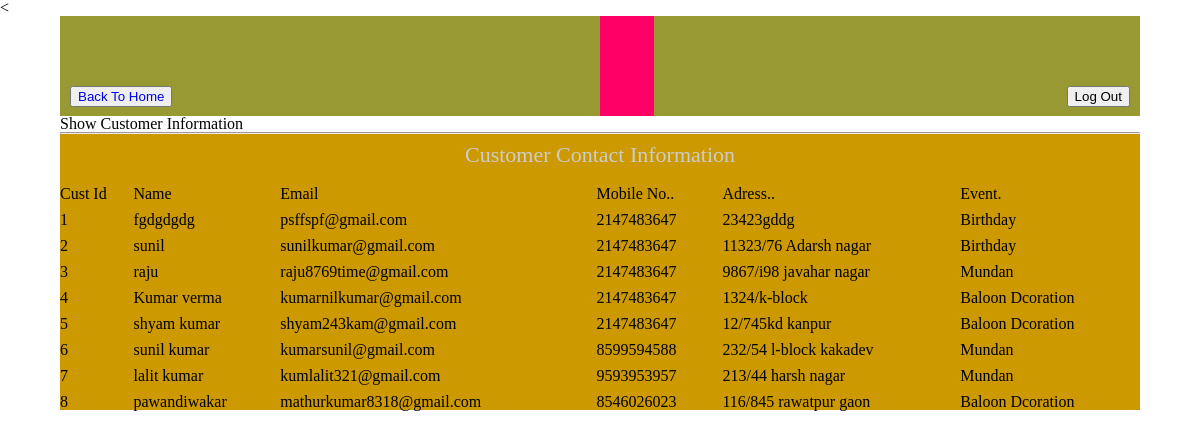
Screenshot of /pawantenthouse/admin/contact_view.php with the database file from the repository.
### tables this page shows
CREATE TABLE IF NOT EXISTS `cust_info` (
  `c_id` int(10) NOT NULL AUTO_INCREMENT,
  `c_name` varchar(30) NOT NULL,
  `c_adrs` varchar(100) NOT NULL,
  `c_num` text NOT NULL,
  `c_eml` varchar(30) NOT NULL,
  `c_select` varchar(50) NOT NULL,
  PRIMARY KEY (`c_id`)
);

### pawantenthouse/admin/contact_view.php (the view, shortened to what this page needs)
<!DOCTYPE html PUBLIC "-//W3C//DTD XHTML 1.0 Transitional//EN" "http://www.w3.org/TR/xhtml1/DTD/xhtml1-transitional.dtd">
<html xmlns="http://www.w3.org/1999/xhtml">
<head>
<link href="css/style.css" type="text/css" rel="stylesheet">
</head>
<body>
<div class="topheader_dashboard">
<div id="top-log"><button><a href="index.php">Back To Home</a></button></div>
<div id="left-top-log"><button>Log Out</button></div>
</div>
<div class="body-section">
  <marquee> Show Customer Information </marquee>
<hr>
<div class="customer">
<table>
<tr><th colspan="6"> Customer Contact Information</th></tr>
<tr>
<td>Cust Id</td>
<td> Name</td>
<td>Email</td>
<td>Mobile No..</td>
<td>Adress..</td>
<td>Event.</td>
</tr>
<?php
include "includes/db.php";
$query= "select * from  cust_info";
$run= mysqli_query($conn,$query);
while($row=mysqli_fetch_array($run))
{
?>
<tr>
<td><?php echo $row['c_id'];?></td>
<td><?php echo $row['c_name'];?> </td>
<td><?php echo $row['c_eml'];?></td>
<td><?php echo $row['c_num'];?></td>
<td><?php echo $row['c_adrs'];?></td>
<td><?php echo $row['c_select'];?></td>
</tr>
<?php } ?>
</table>
</div>
   </div>
</body>
</html>

### pawantenthouse/admin/css/style.css (style rules this page uses)
html, body, div, span, applet, object, iframe, h1, h2, h3, h4, h5, h6, p, blockquote, pre, a, abbr, acronym, address, big, cite, code, del, dfn, em, img, ins, kbd, q, s, samp, small, strike, strong, sub, sup, tt, var, b, u, i, center, dl, dt, dd, ol, ul, li, fieldset, form, label, legend, table, caption, tbody, tfoot, thead, tr, th, td, article, aside, canvas, details, embed, figure, figcaption, footer, header, hgroup, menu, nav, output, ruby, section, summary, time, mark, audio, video { margin: 0 auto; padding: 0; border: 0; font-size: 100%; font: inherit; vertical-align: baseline; text-decoration:none; }
body { line-height: 1; }
table { border-collapse: collapse; border-spacing: 0; }
* { margin:0px auto; }
::placeholder { color:#990000; text-size:5px; }
.topheader_dashboard { width:90%; height:100px; background:#FF0066; }
.body-section { width:90%; height:auto; background:none; }
.customer { width:100%; height:auto; background:#CC9900; float:left; }
table { width:100%; height:auto; }
th { padding-top:10px; padding-bottom:10px; font-size:22px; color:#CCCCCC; }
td { padding-top:10px; }
#top-log { width:50%; height:100px; background:#999933; float:left; }
#top-log button { margin-top:70px; margin-left:10px; }
#left-top-log { width:45%; height:100px; background:#999933; float:right; }
#left-top-log button { float:right; margin-top:70px; margin-right:10px; }

### rows the page displays
cust_info: c_id "1", c_name "fgdgdgdg", c_eml "psffspf@gmail.com", c_num "2147483647", c_adrs "23423gddg", c_select "Birthday"
cust_info: c_id "2", c_name "sunil", c_eml "sunilkumar@gmail.com", c_num "2147483647", c_adrs "11323/76 Adarsh nagar", c_select "Birthday"
cust_info: c_id "3", c_name "raju", c_eml "raju8769time@gmail.com", c_num "2147483647", c_adrs "9867/i98 javahar nagar", c_select "Mundan"
cust_info: c_id "4", c_name "Kumar verma", c_eml "kumarnilkumar@gmail.com", c_num "2147483647", c_adrs "1324/k-block", c_select "Baloon Dcoration"
cust_info: c_id "5", c_name "shyam kumar", c_eml "shyam243kam@gmail.com", c_num "2147483647", c_adrs "12/745kd kanpur", c_select "Baloon Dcoration"
cust_info: c_id "6", c_name "sunil kumar", c_eml "kumarsunil@gmail.com", c_num "8599594588", c_adrs "232/54 l-block kakadev", c_select "Mundan"
cust_info: c_id "7", c_name "lalit kumar", c_eml "kumlalit321@gmail.com", c_num "9593953957", c_adrs "213/44 harsh nagar", c_select "Mundan"
cust_info: c_id "8", c_name "pawandiwakar", c_eml "mathurkumar8318@gmail.com", c_num "8546026023", c_adrs "116/845 rawatpur gaon", c_select "Baloon Dcoration"
